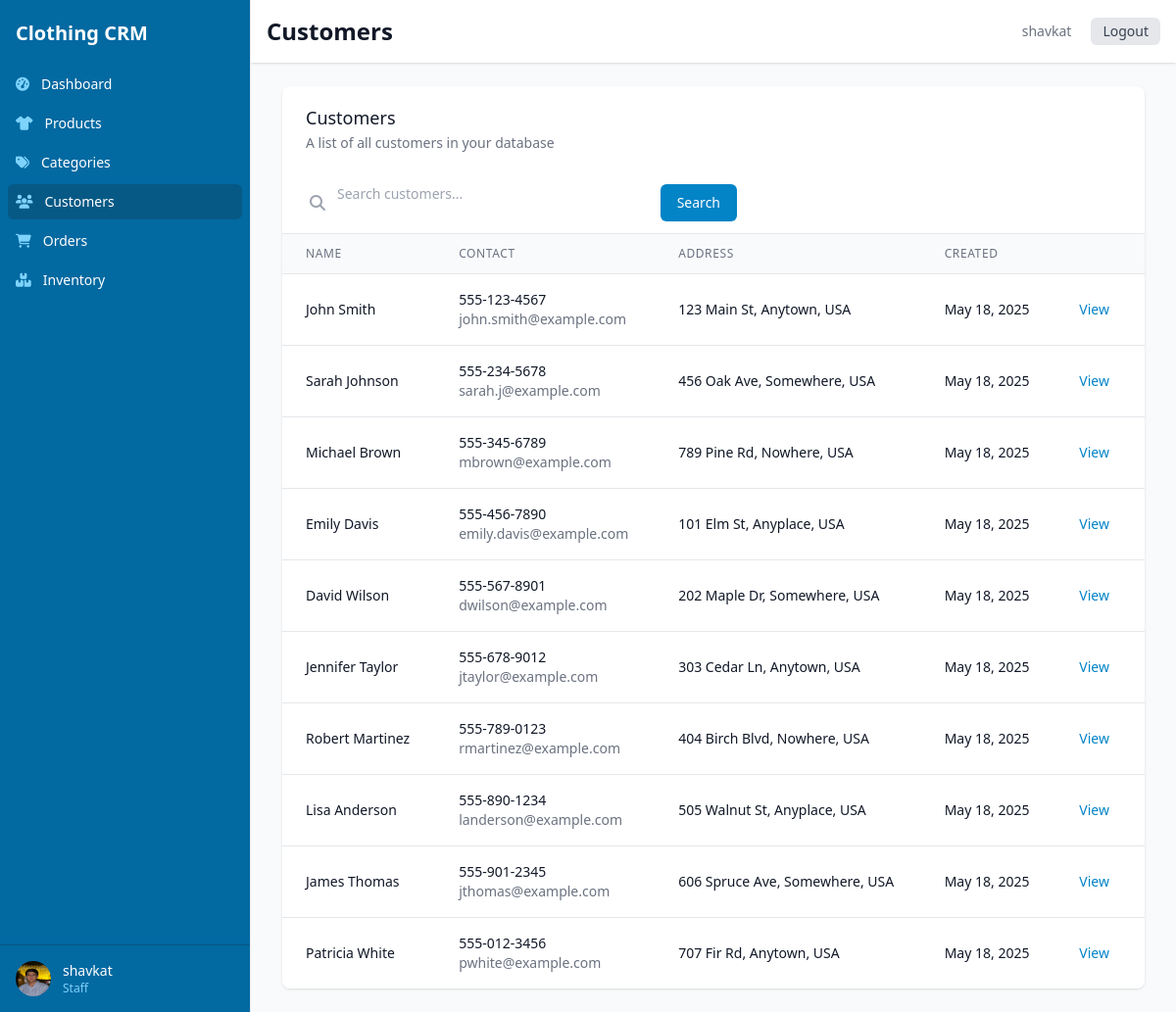
The page /customers/ (signed in) on the database its author committed.
### core/models.py (models this page shows, shortened)
class User(AbstractUser):
    ADMIN = 'admin'
    MANAGER = 'manager'
    STAFF = 'staff'
    ROLE_CHOICES = [
        (ADMIN, _('Admin')),
        (MANAGER, _('Manager')),
        (STAFF, _('Staff')),
    ]
    role = models.CharField(max_length=20, choices=ROLE_CHOICES, default=STAFF)
    phone = models.CharField(max_length=20, blank=True)
    profile_image = models.ImageField(upload_to='profile_images/', blank=True, null=True)
    class Meta:
        verbose_name = _('user')
        verbose_name_plural = _('users')

class Customer(models.Model):
    name = models.CharField(max_length=200)
    phone = models.CharField(max_length=20)
    email = models.EmailField(blank=True)
    address = models.TextField()
    created_at = models.DateTimeField(auto_now_add=True)
    updated_at = models.DateTimeField(auto_now=True)

### core/views.py (the view)
# urls.py: path('customers/', views.customer_list, name='customer_list'),
@login_required
def customer_list(request):
    customers = Customer.objects.all()
    search_query = request.GET.get('search', '')
    if search_query:
        customers = customers.filter(
            Q(name__icontains=search_query) |
            Q(email__icontains=search_query) |
            Q(phone__icontains=search_query)
        )
    paginator = Paginator(customers, 10)
    page_number = request.GET.get('page')
    page_obj = paginator.get_page(page_number)
    return render(request, 'core/customer_list.html', {'page_obj': page_obj, 'search_query': search_query})

### templates/core/customer_list.html (shortened to what this page needs)
{% extends "base.html" %}
{% block header_title %}Customers{% endblock %}
{% block content %}
<div class="bg-white shadow overflow-hidden sm:rounded-lg">
    <div class="px-4 py-5 sm:px-6 flex justify-between items-center">
        <div>
            <h2 class="text-lg leading-6 font-medium text-gray-900">Customers</h2>
            <p class="mt-1 max-w-2xl text-sm text-gray-500">A list of all customers in your database</p>
        </div>
    </div>
    <div class="px-4 py-3 border-b border-gray-200">
        <form method="get" class="flex w-full md:max-w-md">
            <div class="relative flex-grow">
                <div class="absolute inset-y-0 left-0 pl-3 flex items-center pointer-events-none">
                </div>
                <input type="text" name="search" value="{{ search_query }}" class="focus:ring-primary-500 focus:border-primary-500 block w-full pl-10 sm:text-sm border-gray-300 rounded-md" placeholder="Search customers...">
            </div>
            <button type="submit" class="ml-3 inline-flex items-center px-4 py-2 border border-transparent text-sm font-medium rounded-md text-white bg-primary-600 hover:bg-primary-700 focus:outline-none focus:ring-2 focus:ring-offset-2 focus:ring-primary-500">
                Search
            </button>
        </form>
    </div>
    <div class="overflow-x-auto">
        <table class="min-w-full divide-y divide-gray-200">
            <thead class="bg-gray-50">
                <tr>
                    <th scope="col" class="px-6 py-3 text-left text-xs font-medium text-gray-500 uppercase tracking-wider">
                        Name
                    </th>
                    <th scope="col" class="px-6 py-3 text-left text-xs font-medium text-gray-500 uppercase tracking-wider">
                        Contact
                    </th>
                    <th scope="col" class="px-6 py-3 text-left text-xs font-medium text-gray-500 uppercase tracking-wider">
                        Address
                    </th>
                    <th scope="col" class="px-6 py-3 text-left text-xs font-medium text-gray-500 uppercase tracking-wider">
                        Created
                    </th>
                    <th scope="col" class="relative px-6 py-3">
                    </th>
                </tr>
            </thead>
            <tbody class="bg-white divide-y divide-gray-200">
                {% for customer in page_obj %}
                    <tr>
                        <td class="px-6 py-4 whitespace-nowrap">
                            <div class="text-sm font-medium text-gray-900">{{ customer.name }}</div>
                        </td>
                        <td class="px-6 py-4 whitespace-nowrap">
                            <div class="text-sm text-gray-900">{{ customer.phone }}</div>
                            {% if customer.email %}
                                <div class="text-sm text-gray-500">{{ customer.email }}</div>
                            {% endif %}
                        </td>
                        <td class="px-6 py-4">
                            <div class="text-sm text-gray-900 max-w-xs truncate">{{ customer.address }}</div>
                        </td>
                        <td class="px-6 py-4 whitespace-nowrap">
                            <div class="text-sm text-gray-900">{{ customer.created_at|date:"M d, Y" }}</div>
                        </td>
                        <td class="px-6 py-4 whitespace-nowrap text-right text-sm font-medium">
                            <a href="{% url 'customer_detail' customer.pk %}" class="text-primary-600 hover:text-primary-900 mr-3">View</a>
                        </td>
                    </tr>
                {% empty %}
                    <tr>
                        <td colspan="5" class="px-6 py-4 whitespace-nowrap text-center text-gray-500">
                            No customers found
                        </td>
                    </tr>
                {% endfor %}
            </tbody>
        </table>
    </div>
</div>
{% endblock %}

### templates/base.html (shortened to what this page needs)
<!DOCTYPE html>
<html lang="en">
<head>
    <script src="https://cdn.tailwindcss.com"></script>
    <link rel="stylesheet" href="https://cdnjs.cloudflare.com/ajax/libs/font-awesome/6.4.0/css/all.min.css">
</head>
<body class="bg-gray-50">
    {% if user.is_authenticated %}
        <div class="flex h-screen overflow-hidden">
            <div class="hidden md:flex md:flex-shrink-0">
                <div class="flex flex-col w-64">
                    <div class="flex flex-col flex-grow pt-5 overflow-y-auto bg-primary-700 border-r">
                        <div class="flex items-center flex-shrink-0 px-4">
                            <span class="text-xl font-semibold text-white">Clothing CRM</span>
                        </div>
                        <div class="mt-5 flex-1 flex flex-col">
                            <nav class="flex-1 px-2 space-y-1">
                                <a href="{% url 'dashboard' %}" class="{% if request.path == '/' %}bg-primary-800{% else %}hover:bg-primary-600{% endif %} text-white group flex items-center px-2 py-2 text-sm font-medium rounded-md">
                                    <i class="fas fa-tachometer-alt mr-3 text-primary-300"></i>
                                    Dashboard
                                </a>
                                <a href="{% url 'product_list' %}" class="{% if '/products/' in request.path %}bg-primary-800{% else %}hover:bg-primary-600{% endif %} text-white group flex items-center px-2 py-2 text-sm font-medium rounded-md">
                                    <i class="fas fa-tshirt mr-3 text-primary-300"></i>
                                    Products
                                </a>
                                <a href="{% url 'category_list' %}" class="{% if '/categories/' in request.path %}bg-primary-800{% else %}hover:bg-primary-600{% endif %} text-white group flex items-center px-2 py-2 text-sm font-medium rounded-md">
                                    <i class="fas fa-tags mr-3 text-primary-300"></i>
                                    Categories
                                </a>
                                <a href="{% url 'customer_list' %}" class="{% if '/customers/' in request.path %}bg-primary-800{% else %}hover:bg-primary-600{% endif %} text-white group flex items-center px-2 py-2 text-sm font-medium rounded-md">
                                    <i class="fas fa-users mr-3 text-primary-300"></i>
                                    Customers
                                </a>
                                <a href="{% url 'order_list' %}" class="{% if '/orders/' in request.path %}bg-primary-800{% else %}hover:bg-primary-600{% endif %} text-white group flex items-center px-2 py-2 text-sm font-medium rounded-md">
                                    <i class="fas fa-shopping-cart mr-3 text-primary-300"></i>
                                    Orders
                                </a>
                                <a href="{% url 'inventory_list' %}" class="{% if '/inventory/' in request.path %}bg-primary-800{% else %}hover:bg-primary-600{% endif %} text-white group flex items-center px-2 py-2 text-sm font-medium rounded-md">
                                    <i class="fas fa-boxes mr-3 text-primary-300"></i>
                                    Inventory
                                </a>
                            </nav>
                        </div>
                        <div class="flex-shrink-0 flex border-t border-primary-800 p-4">
                            <a href="{% url 'profile' %}" class="flex-shrink-0 w-full group block">
                                <div class="flex items-center">
                                    <div>
                                        {% if user.profile_image %}
                                            <img class="inline-block h-9 w-9 rounded-full" src="{{ user.profile_image.url }}" alt="{{ user.username }}">
                                        {% else %}
                                            <div class="inline-block h-9 w-9 rounded-full bg-primary-500 flex items-center justify-center text-white">
                                                {{ user.username.0|upper }}
                                            </div>
                                        {% endif %}
                                    </div>
                                    <div class="ml-3">
                                        <p class="text-sm font-medium text-white">{{ user.get_full_name|default:user.username }}</p>
                                        <p class="text-xs font-medium text-primary-300">{{ user.get_role_display }}</p>
                                    </div>
                                </div>
                            </a>
                        </div>
                    </div>
                </div>
            </div>
            <div class="flex flex-col w-0 flex-1 overflow-hidden">
                <div class="relative z-10 flex-shrink-0 flex h-16 bg-white shadow">
                    <div class="flex-1 px-4 flex justify-between">
                        <div class="flex-1 flex">
                            <h1 class="text-2xl font-semibold text-gray-900 self-center">
                                {% block header_title %}{% endblock %}
                            </h1>
                        </div>
                        <div class="ml-4 flex items-center md:ml-6">
                            <div class="ml-3 relative">
                                <div class="flex items-center">
                                    <a href="{% url 'profile' %}" class="text-gray-500 hover:text-gray-700 p-1 rounded-full text-sm">
                                        <span>{{ user.get_full_name|default:user.username }}</span>
                                    </a>
                                    <a href="{% url 'logout' %}" class="ml-4 px-3 py-1 bg-gray-200 text-gray-700 rounded-md text-sm hover:bg-gray-300">
                                        Logout
                                    </a>
                                </div>
                            </div>
                        </div>
                    </div>
                </div>
                <main class="flex-1 relative overflow-y-auto focus:outline-none">
                    <div class="py-6">
                        <div class="max-w-7xl mx-auto px-4 sm:px-6 md:px-8">
                            {% block content %}{% endblock %}
                        </div>
                    </div>
                </main>
            </div>
        </div>
    {% else %}
        {% block auth_content %}{% endblock %}
    {% endif %}
</body>
</html>

### rows shown on the page
User: profile_image (picture), get_full_name "shavkat", role "Staff"
Customer: name "John Smith", phone "555-123-4567", email "john.smith@example.com", address "123 Main St, Anytown, USA", created_at "May 18, 2025"
Customer: name "Sarah Johnson", phone "555-234-5678", email "sarah.j@example.com", address "456 Oak Ave, Somewhere, USA", created_at "May 18, 2025"
Customer: name "Michael Brown", phone "555-345-6789", email "mbrown@example.com", address "789 Pine Rd, Nowhere, USA", created_at "May 18, 2025"
Customer: name "Emily Davis", phone "555-456-7890", email "emily.davis@example.com", address "101 Elm St, Anyplace, USA", created_at "May 18, 2025"
Customer: name "David Wilson", phone "555-567-8901", email "dwilson@example.com", address "202 Maple Dr, Somewhere, USA", created_at "May 18, 2025"
Customer: name "Jennifer Taylor", phone "555-678-9012", email "jtaylor@example.com", address "303 Cedar Ln, Anytown, USA", created_at "May 18, 2025"
Customer: name "Robert Martinez", phone "555-789-0123", email "rmartinez@example.com", address "404 Birch Blvd, Nowhere, USA", created_at "May 18, 2025"
Customer: name "Lisa Anderson", phone "555-890-1234", email "landerson@example.com", address "505 Walnut St, Anyplace, USA", created_at "May 18, 2025"
Customer: name "James Thomas", phone "555-901-2345", email "jthomas@example.com", address "606 Spruce Ave, Somewhere, USA", created_at "May 18, 2025"
Customer: name "Patricia White", phone "555-012-3456", email "pwhite@example.com", address "707 Fir Rd, Anytown, USA", created_at "May 18, 2025"
